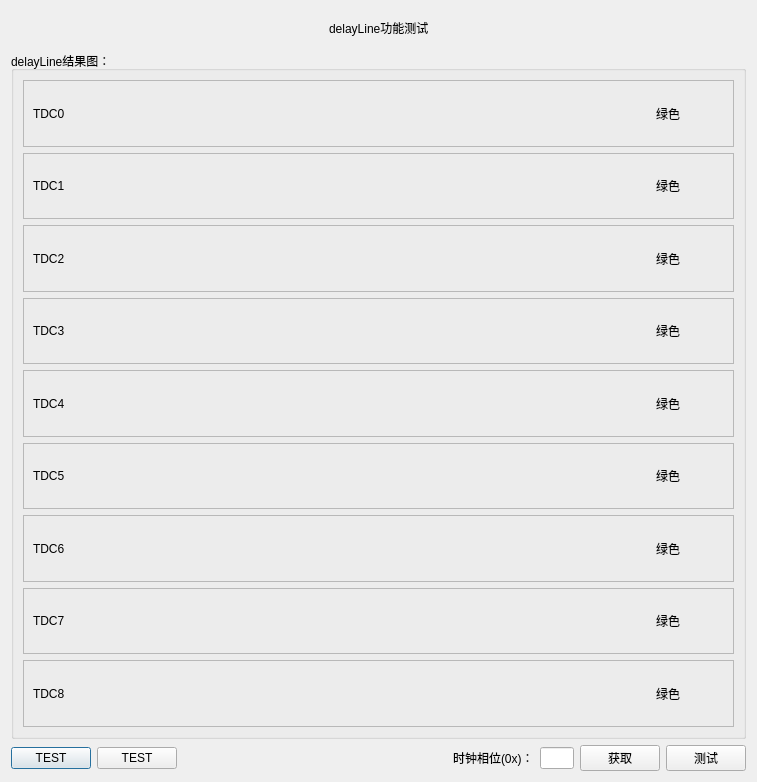
<?xml version="1.0" encoding="UTF-8"?>
<ui version="4.0">
 <class>delayLine_Dialog</class>
 <widget class="QDialog" name="delayLine_Dialog">
  <property name="geometry">
   <rect>
    <x>0</x>
    <y>0</y>
    <width>757</width>
    <height>782</height>
   </rect>
  </property>
  <property name="windowTitle">
   <string>delayLine测试</string>
  </property>
  <property name="windowIcon">
   <iconset resource="images/img.qrc">
    <normaloff>:/new/prefix1/myappico.ico</normaloff>:/new/prefix1/myappico.ico</iconset>
  </property>
  <layout class="QGridLayout" name="gridLayout" rowstretch="1,20,0">
   <item row="0" column="0">
    <layout class="QHBoxLayout" name="horizontalLayout">
     <item>
      <spacer name="horizontalSpacer">
       <property name="orientation">
        <enum>Qt::Horizontal</enum>
       </property>
       <property name="sizeHint" stdset="0">
        <size>
         <width>218</width>
         <height>20</height>
        </size>
       </property>
      </spacer>
     </item>
     <item>
      <widget class="QLabel" name="label">
       <property name="styleSheet">
        <string notr="true">font: 14pt &quot;黑体&quot;;</string>
       </property>
       <property name="text">
        <string>delayLine功能测试</string>
       </property>
      </widget>
     </item>
     <item>
      <spacer name="horizontalSpacer_2">
       <property name="orientation">
        <enum>Qt::Horizontal</enum>
       </property>
       <property name="sizeHint" stdset="0">
        <size>
         <width>218</width>
         <height>20</height>
        </size>
       </property>
      </spacer>
     </item>
    </layout>
   </item>
   <item row="1" column="0">
    <widget class="QGroupBox" name="groupBox">
     <property name="title">
      <string>delayLine结果图：</string>
     </property>
     <layout class="QGridLayout" name="gridLayout_11">
      <item row="0" column="0">
       <widget class="QFrame" name="frame">
        <property name="frameShape">
         <enum>QFrame::StyledPanel</enum>
        </property>
        <property name="frameShadow">
         <enum>QFrame::Raised</enum>
        </property>
        <layout class="QGridLayout" name="gridLayout_2" columnstretch="1,8,1">
         <property name="topMargin">
          <number>1</number>
         </property>
         <property name="bottomMargin">
          <number>1</number>
         </property>
         <item row="0" column="0">
          <widget class="QLabel" name="label_3">
           <property name="text">
            <string>TDC0</string>
           </property>
          </widget>
         </item>
         <item row="0" column="1">
          <widget class="QCustomPlot" name="TDC_widget" native="true"/>
         </item>
         <item row="0" column="2">
          <widget class="QLabel" name="label_TDC0">
           <property name="text">
            <string>绿色</string>
           </property>
          </widget>
         </item>
        </layout>
       </widget>
      </item>
      <item row="1" column="0">
       <widget class="QFrame" name="frame_2">
        <property name="frameShape">
         <enum>QFrame::StyledPanel</enum>
        </property>
        <property name="frameShadow">
         <enum>QFrame::Raised</enum>
        </property>
        <layout class="QGridLayout" name="gridLayout_3" columnstretch="1,8,1">
         <property name="topMargin">
          <number>1</number>
         </property>
         <property name="bottomMargin">
          <number>1</number>
         </property>
         <item row="0" column="0">
          <widget class="QLabel" name="label_4">
           <property name="text">
            <string>TDC1</string>
           </property>
          </widget>
         </item>
         <item row="0" column="1">
          <widget class="QCustomPlot" name="TDC_widget_2" native="true"/>
         </item>
         <item row="0" column="2">
          <widget class="QLabel" name="label_TDC0_2">
           <property name="text">
            <string>绿色</string>
           </property>
          </widget>
         </item>
        </layout>
       </widget>
      </item>
      <item row="2" column="0">
       <widget class="QFrame" name="frame_3">
        <property name="frameShape">
         <enum>QFrame::StyledPanel</enum>
        </property>
        <property name="frameShadow">
         <enum>QFrame::Raised</enum>
        </property>
        <layout class="QGridLayout" name="gridLayout_4" columnstretch="1,8,1">
         <property name="topMargin">
          <number>1</number>
         </property>
         <property name="bottomMargin">
          <number>1</number>
         </property>
         <item row="0" column="0">
          <widget class="QLabel" name="label_5">
           <property name="text">
            <string>TDC2</string>
           </property>
          </widget>
         </item>
         <item row="0" column="1">
          <widget class="QCustomPlot" name="TDC_widget_3" native="true"/>
         </item>
         <item row="0" column="2">
          <widget class="QLabel" name="label_TDC0_3">
           <property name="text">
            <string>绿色</string>
           </property>
          </widget>
         </item>
        </layout>
        <zorder>TDC_widget_3</zorder>
        <zorder>label_5</zorder>
        <zorder>label_TDC0_3</zorder>
       </widget>
      </item>
      <item row="3" column="0">
       <widget class="QFrame" name="frame_4">
        <property name="frameShape">
         <enum>QFrame::StyledPanel</enum>
        </property>
        <property name="frameShadow">
         <enum>QFrame::Raised</enum>
        </property>
        <layout class="QGridLayout" name="gridLayout_5" columnstretch="1,8,1">
         <property name="topMargin">
          <number>1</number>
         </property>
         <property name="bottomMargin">
          <number>1</number>
         </property>
         <item row="0" column="0">
          <widget class="QLabel" name="label_6">
           <property name="text">
            <string>TDC3</string>
           </property>
          </widget>
         </item>
         <item row="0" column="1">
          <widget class="QCustomPlot" name="TDC_widget_4" native="true"/>
         </item>
         <item row="0" column="2">
          <widget class="QLabel" name="label_TDC0_4">
           <property name="text">
            <string>绿色</string>
           </property>
          </widget>
         </item>
        </layout>
       </widget>
      </item>
      <item row="4" column="0">
       <widget class="QFrame" name="frame_5">
        <property name="frameShape">
         <enum>QFrame::StyledPanel</enum>
        </property>
        <property name="frameShadow">
         <enum>QFrame::Raised</enum>
        </property>
        <layout class="QGridLayout" name="gridLayout_6" columnstretch="1,8,1">
         <property name="topMargin">
          <number>1</number>
         </property>
         <property name="bottomMargin">
          <number>1</number>
         </property>
         <item row="0" column="0">
          <widget class="QLabel" name="label_7">
           <property name="text">
            <string>TDC4</string>
           </property>
          </widget>
         </item>
         <item row="0" column="1">
          <widget class="QCustomPlot" name="TDC_widget_5" native="true"/>
         </item>
         <item row="0" column="2">
          <widget class="QLabel" name="label_TDC0_5">
           <property name="text">
            <string>绿色</string>
           </property>
          </widget>
         </item>
        </layout>
       </widget>
      </item>
      <item row="5" column="0">
       <widget class="QFrame" name="frame_6">
        <property name="frameShape">
         <enum>QFrame::StyledPanel</enum>
        </property>
        <property name="frameShadow">
         <enum>QFrame::Raised</enum>
        </property>
        <layout class="QGridLayout" name="gridLayout_7" columnstretch="1,8,1">
         <property name="topMargin">
          <number>1</number>
         </property>
         <property name="bottomMargin">
          <number>1</number>
         </property>
         <item row="0" column="0">
          <widget class="QLabel" name="label_8">
           <property name="text">
            <string>TDC5</string>
           </property>
          </widget>
         </item>
         <item row="0" column="1">
          <widget class="QCustomPlot" name="TDC_widget_6" native="true"/>
         </item>
         <item row="0" column="2">
          <widget class="QLabel" name="label_TDC0_6">
           <property name="text">
            <string>绿色</string>
           </property>
          </widget>
         </item>
        </layout>
       </widget>
      </item>
      <item row="6" column="0">
       <widget class="QFrame" name="frame_7">
        <property name="frameShape">
         <enum>QFrame::StyledPanel</enum>
        </property>
        <property name="frameShadow">
         <enum>QFrame::Raised</enum>
        </property>
        <layout class="QGridLayout" name="gridLayout_8" columnstretch="1,8,1">
         <property name="topMargin">
          <number>1</number>
         </property>
         <property name="bottomMargin">
          <number>1</number>
         </property>
         <item row="0" column="0">
          <widget class="QLabel" name="label_9">
           <property name="text">
            <string>TDC6</string>
           </property>
          </widget>
         </item>
         <item row="0" column="1">
          <widget class="QCustomPlot" name="TDC_widget_7" native="true"/>
         </item>
         <item row="0" column="2">
          <widget class="QLabel" name="label_TDC0_7">
           <property name="text">
            <string>绿色</string>
           </property>
          </widget>
         </item>
        </layout>
       </widget>
      </item>
      <item row="7" column="0">
       <widget class="QFrame" name="frame_8">
        <property name="frameShape">
         <enum>QFrame::StyledPanel</enum>
        </property>
        <property name="frameShadow">
         <enum>QFrame::Raised</enum>
        </property>
        <layout class="QGridLayout" name="gridLayout_9" columnstretch="1,8,1">
         <property name="topMargin">
          <number>1</number>
         </property>
         <property name="bottomMargin">
          <number>1</number>
         </property>
         <item row="0" column="0">
          <widget class="QLabel" name="label_10">
           <property name="text">
            <string>TDC7</string>
           </property>
          </widget>
         </item>
         <item row="0" column="1">
          <widget class="QCustomPlot" name="TDC_widget_8" native="true"/>
         </item>
         <item row="0" column="2">
          <widget class="QLabel" name="label_TDC0_8">
           <property name="text">
            <string>绿色</string>
           </property>
          </widget>
         </item>
        </layout>
       </widget>
      </item>
      <item row="8" column="0">
       <widget class="QFrame" name="frame_9">
        <property name="frameShape">
         <enum>QFrame::StyledPanel</enum>
        </property>
        <property name="frameShadow">
         <enum>QFrame::Raised</enum>
        </property>
        <layout class="QGridLayout" name="gridLayout_10" columnstretch="1,8,1">
         <property name="topMargin">
          <number>1</number>
         </property>
         <property name="bottomMargin">
          <number>1</number>
         </property>
         <item row="0" column="0">
          <widget class="QLabel" name="label_11">
           <property name="text">
            <string>TDC8</string>
           </property>
          </widget>
         </item>
         <item row="0" column="1">
          <widget class="QCustomPlot" name="TDC_widget_9" native="true"/>
         </item>
         <item row="0" column="2">
          <widget class="QLabel" name="label_TDC0_9">
           <property name="text">
            <string>绿色</string>
           </property>
          </widget>
         </item>
        </layout>
       </widget>
      </item>
     </layout>
    </widget>
   </item>
   <item row="2" column="0">
    <layout class="QHBoxLayout" name="horizontalLayout_2" stretch="0,0,8,1,1,1,1">
     <item>
      <widget class="QPushButton" name="test_pushButton">
       <property name="text">
        <string>TEST</string>
       </property>
      </widget>
     </item>
     <item>
      <widget class="QPushButton" name="test_pushButton_2">
       <property name="text">
        <string>TEST</string>
       </property>
      </widget>
     </item>
     <item>
      <spacer name="horizontalSpacer_3">
       <property name="orientation">
        <enum>Qt::Horizontal</enum>
       </property>
       <property name="sizeHint" stdset="0">
        <size>
         <width>298</width>
         <height>20</height>
        </size>
       </property>
      </spacer>
     </item>
     <item>
      <widget class="QLabel" name="label_2">
       <property name="text">
        <string>时钟相位(0x)：</string>
       </property>
      </widget>
     </item>
     <item>
      <widget class="QLineEdit" name="phase_lineEdit"/>
     </item>
     <item>
      <widget class="QPushButton" name="getPhase_pushButton">
       <property name="text">
        <string>获取</string>
       </property>
      </widget>
     </item>
     <item>
      <widget class="QPushButton" name="delayLine_pushButton">
       <property name="text">
        <string>测试</string>
       </property>
      </widget>
     </item>
    </layout>
   </item>
  </layout>
 </widget>
 <customwidgets>
  <customwidget>
   <class>QCustomPlot</class>
   <extends>QWidget</extends>
   <header>qcustomplot.h</header>
   <container>1</container>
  </customwidget>
 </customwidgets>
 <resources>
  <include location="images/img.qrc"/>
 </resources>
 <connections/>
</ui>
